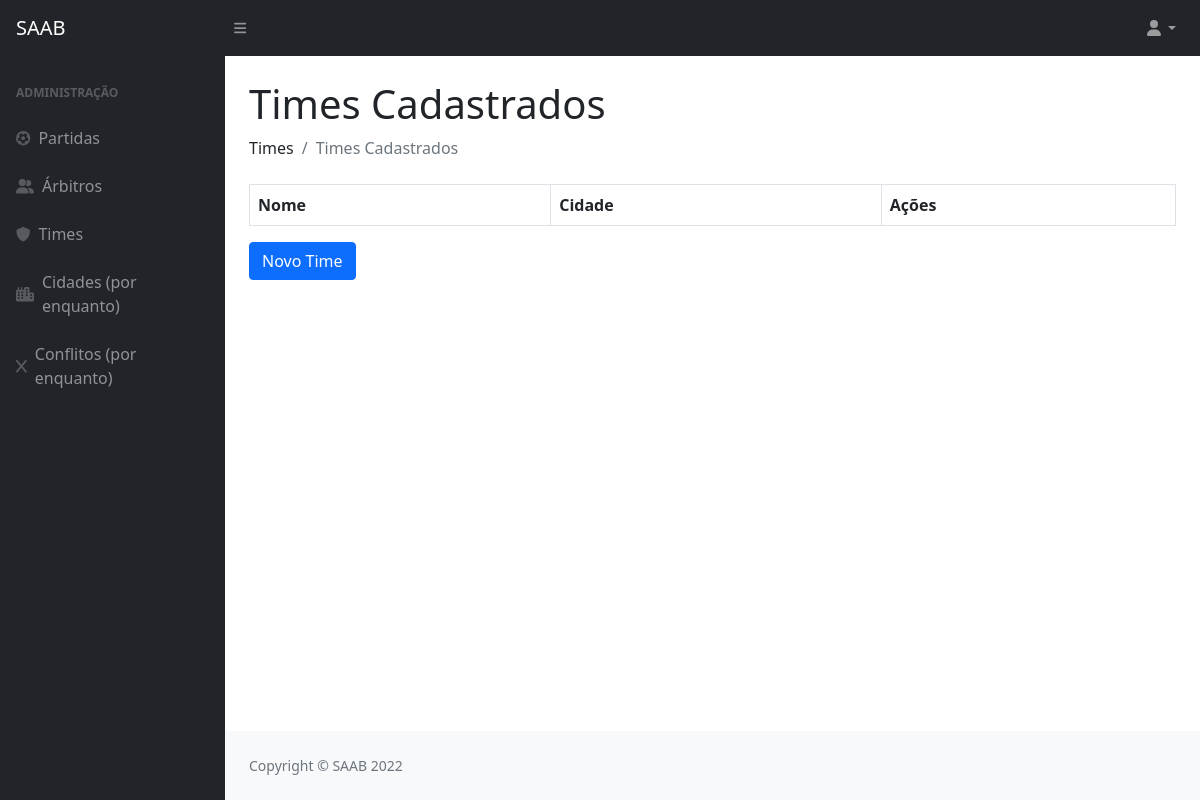
/times/, run on an earlier commit of the app's database.
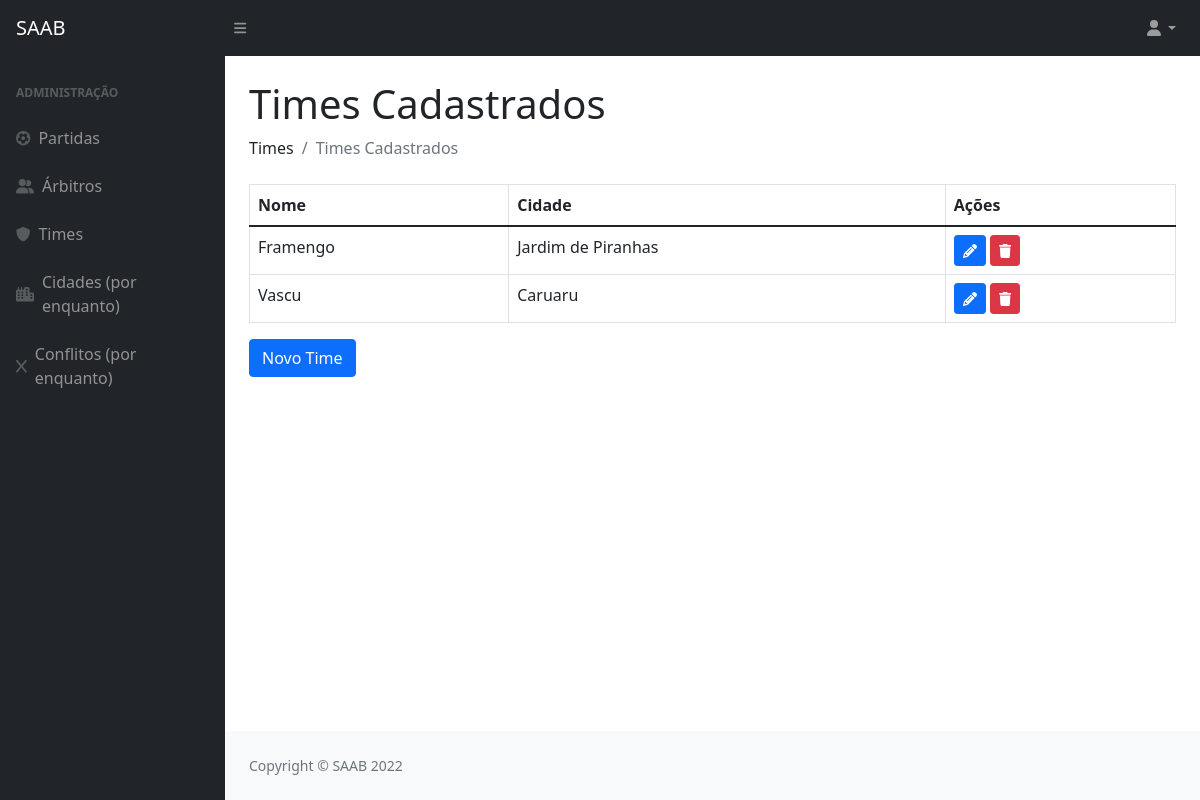
And on a later commit of the database.
### privado/models.py (models this page shows, shortened)
class Time(models.Model):
    codigo = models.AutoField(primary_key=True)
    nome = models.CharField(max_length=100)
    cidade = models.ForeignKey(Cidade, on_delete=models.CASCADE)

class Cidade(models.Model):
    codigo = models.AutoField(primary_key=True)
    nome = models.CharField(max_length=100)
    def __str__(self):
        return (self.nome)

### privado/views.py (the view)
# urls.py: path('times/', times, name="url_times"),
def times(request):
    time = Time.objects.all()
    parametros = {"time": time}
    return render(request, "SAAB/times.html", parametros)

### privado/templates/SAAB/times.html (shortened to what this page needs)
{% extends 'SAAB/layout.html' %}
{% block conteudo %}
{% load static %}
{% load crispy_forms_tags %}
<!DOCTYPE html>
<html lang="en">
    <head>
    </head>
    <body>
        <h1 class="mt-4">Times Cadastrados</h1>
        <ol class="breadcrumb mb-4">
            <li class="breadcrumb-item">Times</li>
            <li class="breadcrumb-item active">Times Cadastrados</li>
        </ol>
        <table class="table table-bordered">
            <thead>
                <tr>
                    <th>Nome</th>
                    <th>Cidade</th>
                    <th>Ações</th>
                </tr>
            </thead>
            {% for i in time %}
                <tr>
                    <td> {{ i.nome }}</td>
                    <td> {{ i.cidade }}</td>
                    <td>
                        <a href="{% url 'url_updateTime' i.codigo %}"><button class="btn btn-primary btn-sm"><i class="fas fa-pencil"></i></button></a>
                        <a href="{% url 'url_deleteTime' i.codigo %}"><button class="btn btn-danger btn-sm"><i class="fas fa-trash"></i></button></a>
                    </td>
                </tr>
            {% endfor %}
        </table>
        <a href="{% url 'url_formTime' %}"><button  class="btn btn-primary">Novo Time</button></a>
    </body>
</html>
{% endblock %}

### privado/templates/SAAB/layout.html (shortened to what this page needs)
{% load static %}
<!DOCTYPE html>
<html lang="pt-br">
    <head>
        <link href="{% static '/css/styles.css' %}" rel="stylesheet" />
    </head>
    <body>
        <nav class="sb-topnav navbar navbar-expand navbar-dark bg-dark">
            <a class="navbar-brand ps-3" href="{% url 'url_index'%}">SAAB</a>
            <button class="btn btn-link btn-sm order-1 order-lg-0 me-4 me-lg-0" id="sidebarToggle" href="#!"><i class="fas fa-bars"></i></button>
            <ul class="navbar-nav ms-auto me-0 me-md-3 my-2 my-md-0">
                <li class="nav-item dropdown">
                    <a class="nav-link dropdown-toggle" id="navbarDropdown" href="#" role="button" data-bs-toggle="dropdown" aria-expanded="false"><i class="fas fa-user fa-fw"></i></a>
                </li>
            </ul>
        </nav>
        <div id="layoutSidenav">
            <div id="layoutSidenav_nav">
                <nav class="sb-sidenav accordion sb-sidenav-dark" id="sidenavAccordion">
                    <div class="sb-sidenav-menu">
                        <div class="nav">
                            <div class="sb-sidenav-menu-heading">Administração</div>
                            <a class="nav-link" href="{% url 'url_partida' %}">
                                <div class="sb-nav-link-icon"><i class="fas fa-futbol"></i></div>
                                Partidas
                            </a>
                            <a class="nav-link" href="{% url 'url_arbitros' %}">
                                <div class="sb-nav-link-icon"><i class="fas fa-user-group"></i></div>
                                Árbitros
                            </a>
                            <a class="nav-link" href="{% url 'url_times' %}">
                                <div class="sb-nav-link-icon"><i class="fas fa-shield"></i></div>
                                Times
                            </a>
                            <a class="nav-link" href="{% url 'url_cidades' %}">
                                <div class="sb-nav-link-icon"><i class="fas fa-city"></i></div>
                                Cidades (por enquanto)
                            </a>
                            <a class="nav-link" href="{% url 'url_conflitos' %}">
                                <div class="sb-nav-link-icon"><i class="fas fa-x"></i></div>
                                Conflitos (por enquanto)
                            </a>
                        </div>
                    </div>
                </nav>
            </div>
            <div id="layoutSidenav_content">
                <main>
                    <div class="container-fluid px-4">
                        {% block conteudo %}
                        {% endblock %}
                    </div>
                </main>
                <footer class="py-4 bg-light mt-auto">
                    <div class="container-fluid px-4">
                        <div class="d-flex align-items-center justify-content-between small">
                            <div class="text-muted">Copyright &copy; SAAB 2022</div>
                        </div>
                    </div>
                </footer>
            </div>
        </div>
    </body>
</html>

What changed in the data, as far as the page shows it:
added Time: nome "Framengo", cidade "Jardim de Piranhas"
added Time: nome "Vascu", cidade "Caruaru"
